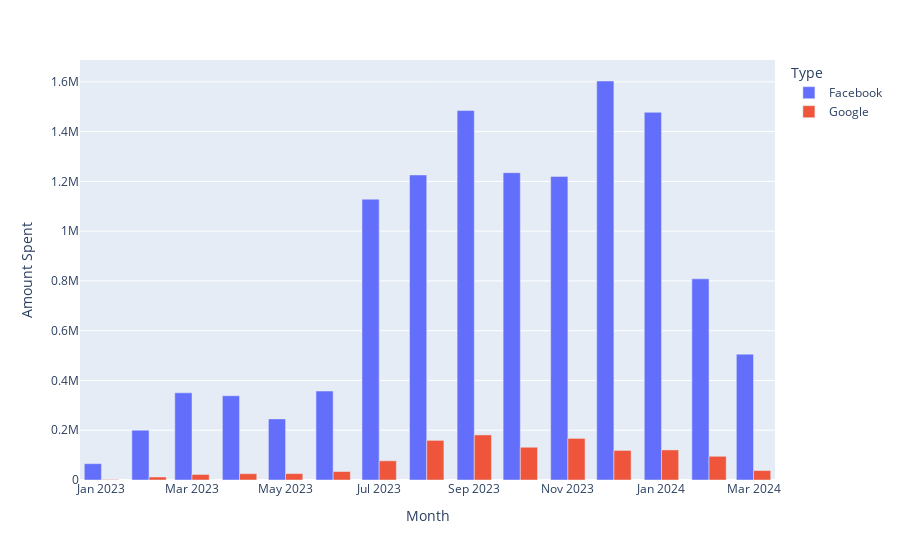

Source (notebook cell):
### Code cell
fig = px.bar(spend_table, x='Month', y='Amount Spent', color='Type', barmode='group')
fig.show()

### Figure 1 — Plotly figure (JSON) as saved in the notebook; plotly's stock layout.template omitted (floating-point values rounded to 4 significant figures)
{"data": [{"alignmentgroup": "True", "hovertemplate": "Type=Facebook<br>Month=%{x}<br>Amount Spent=%{y}<extra></extra>", "legendgroup": "Facebook", "marker": {"color": "#636efa", "pattern": {"shape": ""}}, "name": "Facebook", "offsetgroup": "Facebook", "orientation": "v", "showlegend": true, "textposition": "auto", "type": "bar", "x": ["2023-01-01T00:00:00", "2023-02-01T00:00:00", "2023-03-01T00:00:00", "2023-04-01T00:00:00", "2023-05-01T00:00:00", "2023-06-01T00:00:00", "2023-07-01T00:00:00", "2023-08-01T00:00:00", "2023-09-01T00:00:00", "2023-10-01T00:00:00", "2023-11-01T00:00:00", "2023-12-01T00:00:00", "2024-01-01T00:00:00", "2024-02-01T00:00:00", "2024-03-01T00:00:00"], "xaxis": "x", "y": [65560.0, 200100.0, 350300.0, 338600.0, 245600.0, 357500.0, 1129000.0, 1226000.0, 1485000.0, 1235000.0, 1220000.0, 1603000.0, 1478000.0, 808400.0, 505800.0], "yaxis": "y"}, {"alignmentgroup": "True", "hovertemplate": "Type=Google<br>Month=%{x}<br>Amount Spent=%{y}<extra></extra>", "legendgroup": "Google", "marker": {"color": "#EF553B", "pattern": {"shape": ""}}, "name": "Google", "offsetgroup": "Google", "orientation": "v", "showlegend": true, "textposition": "auto", "type": "bar", "x": ["2023-01-01T00:00:00", "2023-02-01T00:00:00", "2023-03-01T00:00:00", "2023-04-01T00:00:00", "2023-05-01T00:00:00", "2023-06-01T00:00:00", "2023-07-01T00:00:00", "2023-08-01T00:00:00", "2023-09-01T00:00:00", "2023-10-01T00:00:00", "2023-11-01T00:00:00", "2023-12-01T00:00:00", "2024-01-01T00:00:00", "2024-02-01T00:00:00", "2024-03-01T00:00:00"], "xaxis": "x", "y": [1942.0, 12040.0, 22200.0, 25370.0, 25760.0, 34070.0, 77200.0, 159200.0, 181100.0, 131600.0, 167200.0, 118800.0, 120900.0, 95290.0, 37870.0], "yaxis": "y"}], "layout": {"barmode": "group", "legend": {"title": {"text": "Type"}, "tracegroupgap": 0}, "margin": {"t": 60}, "xaxis": {"anchor": "y", "domain": [0, 1], "title": {"text": "Month"}}, "yaxis": {"anchor": "x", "domain": [0, 1], "title": {"text": "Amount Spent"}}}}
